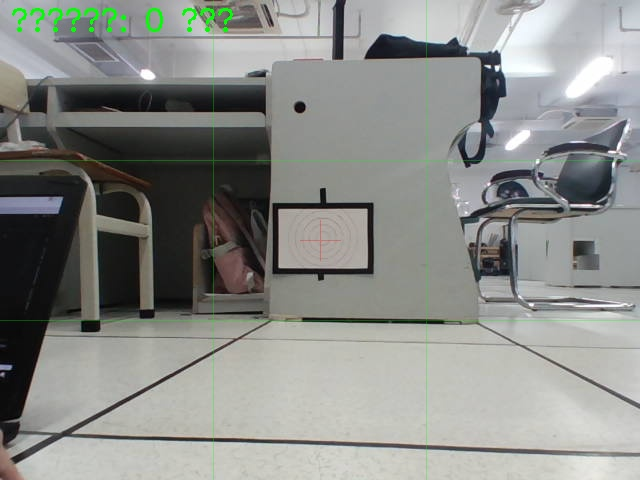
#> input picture data/images/target/target_00.jpg, 640 x 480 px; its folder holds only this picture in this run
$ python filter_calibration_images.py
#> lines starting #> are read from the running program, lines starting #| are printed output that depends on the picture; after the words box and inside, x2 and y2 are one past the last pixel; in counts of white or black regions, pixels touching at a corner belong together
#> in evaluate_image_quality, img is the input picture: shape (480, 640, 3); mean B, G, R 136.1, 139.8, 137.8
# filter_calibration_images_fixed.py - 修正版：不依赖旧标定结果

import cv2
import numpy as np
import glob
import os
import shutil
from datetime import datetime

# ========== 配置 ==========
IMAGE_DIR = "/home/yln/elc25e/data/images/target"
OUTPUT_GOOD_DIR = os.path.join(IMAGE_DIR, "good_images")
OUTPUT_BAD_DIR = os.path.join(IMAGE_DIR, "bad_images")
OUTPUT_MANUAL_DIR = os.path.join(IMAGE_DIR, "manual_check")  # 需要手动检查的

# A4靶子尺寸
TARGET_WIDTH = 0.263   # 米
TARGET_HEIGHT = 0.174  # 米

# 创建输出目录
os.makedirs(OUTPUT_GOOD_DIR, exist_ok=True)
os.makedirs(OUTPUT_BAD_DIR, exist_ok=True)
os.makedirs(OUTPUT_MANUAL_DIR, exist_ok=True)

# ========== 靶子检测函数（和标定程序一致）==========
def find_target_corners(frame, debug=False):
    """
    找到靶子的四个角点，返回顺序：左上->右上->右下->左下
    """
#> called with debug = False
    gray = cv2.cvtColor(frame, cv2.COLOR_BGR2GRAY)
    blurred = cv2.GaussianBlur(gray, (5, 5), 0)
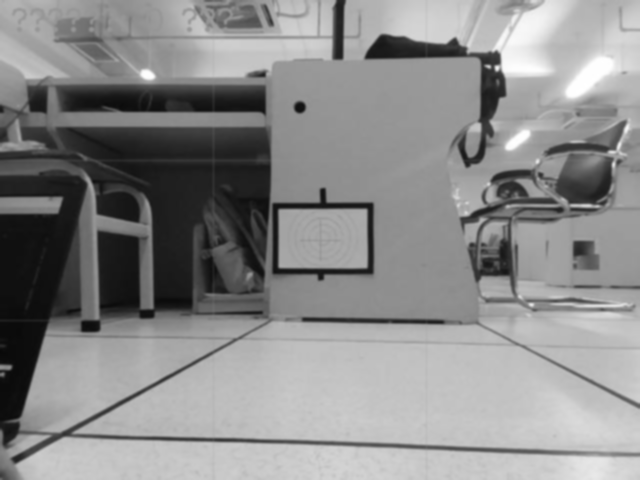
#> blurred: shape (480, 640); min 8, max 255, mean 138.8
    _, binary = cv2.threshold(blurred, 0, 255, cv2.THRESH_BINARY_INV + cv2.THRESH_OTSU)
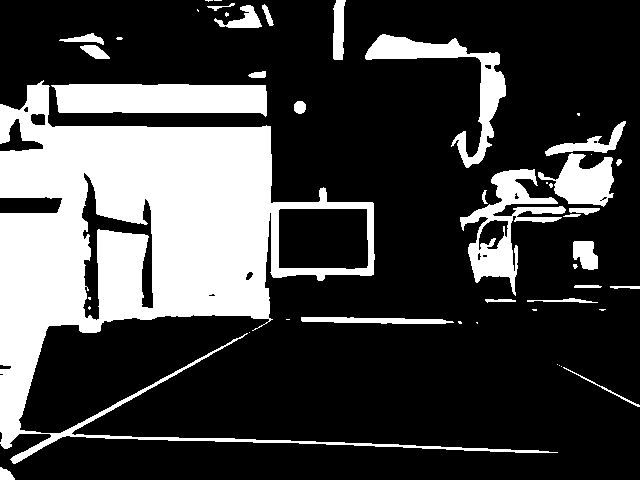
#> binary: shape (480, 640); 26% white; 47 white regions (21 under 20 px), largest, box (x1, y1, x2, y2) and area: (0, 80, 558, 464) 58192, (51, 84, 267, 117) 5999, (460, 169, 566, 296) 4141

    kernel = np.ones((3, 3), np.uint8)
    binary = cv2.morphologyEx(binary, cv2.MORPH_CLOSE, kernel)
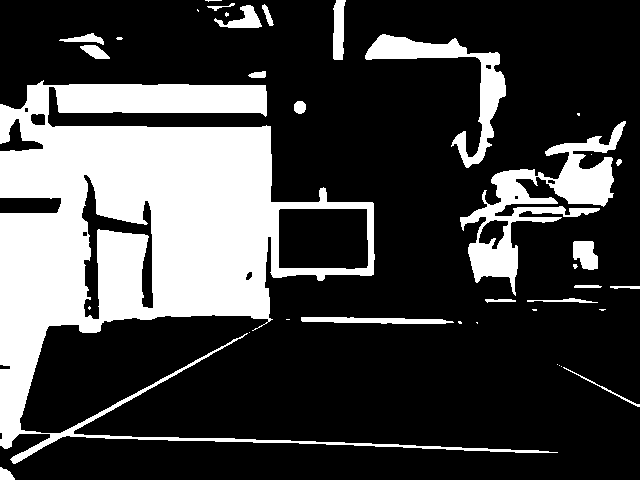
#> binary: shape (480, 640); 26.1% white; 37 white regions (17 under 20 px), largest, box (x1, y1, x2, y2) and area: (0, 80, 558, 464) 64338, (460, 121, 626, 296) 7709, (365, 34, 506, 168) 3904
    binary = cv2.morphologyEx(binary, cv2.MORPH_OPEN, kernel)
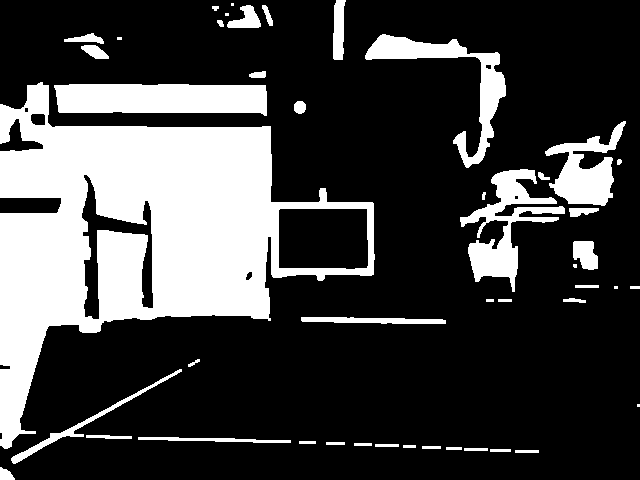
#> binary: shape (480, 640); 25.8% white; 46 white regions (6 under 20 px)

    contours_result = cv2.findContours(binary, cv2.RETR_LIST, cv2.CHAIN_APPROX_SIMPLE)
#> contours_result = 53 contours, 13 with area under 20; largest, box (x1, y1, x2, y2) and area: (0, 82, 375, 449) 63102, (54, 84, 267, 116) 5754, (278, 208, 369, 270) 5372, (460, 169, 565, 292) 3834, (365, 34, 506, 168) 3614
    if len(contours_result) == 3:
        contours = contours_result[1]
    else:
        contours = contours_result[0]
#> contours has the same summary as contours_result

    best_corners = None
    best_area = 0
    best_ratio = 0

    for contour in contours:
        area = cv2.contourArea(contour)
        if area < 5000 or area > 500000:
            continue

        peri = cv2.arcLength(contour, True)
        approx = cv2.approxPolyDP(contour, 0.02 * peri, True)

        if len(approx) != 4:
            continue

        points = approx.reshape(4, 2).astype(np.float32)

        if not cv2.isContourConvex(approx):
            continue

        rect = np.zeros((4, 2), dtype=np.float32)
        s = points.sum(axis=1)
        rect[0] = points[np.argmin(s)]
        rect[2] = points[np.argmax(s)]
        diff = np.diff(points, axis=1)
        rect[1] = points[np.argmin(diff)]
        rect[3] = points[np.argmax(diff)]

        # 计算长宽比
        w1 = np.linalg.norm(rect[0] - rect[1])
        w2 = np.linalg.norm(rect[2] - rect[3])
        h1 = np.linalg.norm(rect[0] - rect[3])
        h2 = np.linalg.norm(rect[1] - rect[2])

        w = (w1 + w2) / 2
        h = (h1 + h2) / 2

        if w == 0 or h == 0:
            continue

        ratio = max(w, h) / min(w, h)

        # A4纸比例约1.5，放宽到1.2-1.8
        if 1.2 <= ratio <= 1.8:
            # 检查四个角是否在图像内
            if np.all(rect >= 0) and np.all(rect[:, 0] < frame.shape[1]) and np.all(rect[:, 1] < frame.shape[0]):
                if area > best_area:
                    best_area = area
                    best_corners = rect
                    best_ratio = ratio
#> this loop made 53 passes
#> (area, peri, s, diff, w1, w2, h1) on pass 27: (5371.5, 296.7, [488, 574, 634, 547], [-68, -158, -100, -11], 88.02, 88.01, 58.01)
#> area on passes 1, 12, 13, 15, 16, 17: 111.5, 338, 95, 780.5, 24, 609
#> after the loop, best_area = 5371.5; best_ratio = 1.5

    if debug:
        return best_corners, binary

    return best_corners

# ========== 评估图片质量 ==========
def evaluate_image_quality(img_path):
    """评估单张图片的角点检测质量"""
    img = cv2.imread(img_path)
    if img is None:
        return None, "无法读取图片"

    # 尝试检测角点
    corners = find_target_corners(img)
#> corners = [[278, 210], [366, 208], [367, 267], [279, 268]]
    if corners is None:
        # 尝试预处理
        gray = cv2.cvtColor(img, cv2.COLOR_BGR2GRAY)
        clahe = cv2.createCLAHE(clipLimit=2.0, tileGridSize=(8, 8))
        enhanced = clahe.apply(gray)
        enhanced_bgr = cv2.cvtColor(enhanced, cv2.COLOR_GRAY2BGR)
        corners = find_target_corners(enhanced_bgr)

    if corners is None:
        return None, "未检测到靶子"

    # 计算角点质量指标
    # 1. 检查四个角是否都在图像内
    h, w = img.shape[:2]
#> h = 480; w = 640
    if not (np.all(corners[:, 0] >= 0) and np.all(corners[:, 0] < w) and
            np.all(corners[:, 1] >= 0) and np.all(corners[:, 1] < h)):
        return None, "角点超出图像边界"

    # 2. 检查长宽比
    w1 = np.linalg.norm(corners[0] - corners[1])
#> w1 = 88.02
    w2 = np.linalg.norm(corners[2] - corners[3])
#> w2 = 88.01
    h1 = np.linalg.norm(corners[0] - corners[3])
#> h1 = 58.01
    h2 = np.linalg.norm(corners[1] - corners[2])
#> h2 = 59.01
    avg_w = (w1 + w2) / 2
#> avg_w = 88.01
    avg_h = (h1 + h2) / 2
#> avg_h = 58.51
    ratio = max(avg_w, avg_h) / min(avg_w, avg_h) if min(avg_w, avg_h) > 0 else 0
#> ratio = 1.5

    if not (1.2 <= ratio <= 1.8):
        return None, f"长宽比异常: {ratio:.2f}"

    # 3. 检查面积（太小或太大都说明检测不准确）
    area = cv2.contourArea(corners.astype(np.float32))
#> area = 5149.5
    if area < 10000 or area > 300000:
        return None, f"面积异常: {area:.0f}px²"

    # 4. 检查凸性（四个角是否构成凸四边形）
    if not cv2.isContourConvex(corners.astype(np.int32).reshape(4, 1, 2)):
        return None, "不是凸四边形"

    # 5. 计算角点检测的稳定性（四个角的排序是否正确）
    # 计算四边形各边长度
    sides = []
    for i in range(4):
        side = np.linalg.norm(corners[i] - corners[(i+1)%4])
        sides.append(side)

    # 检查对边是否平行（近似）
    # 不严格要求平行，但差异不能太大
    if max(sides[0], sides[2]) / min(sides[0], sides[2]) > 2.0:
        return None, "对边长度差异过大"
    if max(sides[1], sides[3]) / min(sides[1], sides[3]) > 2.0:
        return None, "对边长度差异过大"

    # 计算综合评分（面积越大、长宽比越接近1.5，分数越高）
    area_score = min(area / 100000, 1.0)  # 面积归一化
    ratio_score = 1.0 - abs(ratio - 1.5) / 0.6  # 越接近1.5越好
    ratio_score = max(0, min(1, ratio_score))

    quality_score = 0.7 * area_score + 0.3 * ratio_score

    return corners, quality_score

# ========== 主程序 ==========
print("=" * 60)
print("         标定图片筛选工具（修正版）")
print("=" * 60)

# 收集图片
images = []
for ext in ['*.jpg', '*.jpeg', '*.png', '*.JPG', '*.JPEG', '*.PNG']:
    images.extend(glob.glob(os.path.join(IMAGE_DIR, ext)))

if len(images) == 0:
    print(f"错误：目录 {IMAGE_DIR} 中没有找到图片")
    exit()

print(f"\n找到 {len(images)} 张图片")
print("正在评估图片质量...\n")

good_images = []
bad_images = []
manual_check = []
quality_scores = []

for idx, fname in enumerate(images):
    basename = os.path.basename(fname)

    # 评估图片
    result = evaluate_image_quality(fname)

    if result[0] is None:
        reason = result[1]
#> reason = '面积异常: 5150px²'
        bad_images.append((fname, reason))
        print(f"✗ [{idx+1:2d}/{len(images)}] {basename}: {reason}")
#| ✗ [ 1/2] target_00.jpg: 面积异常: 5150px²
        continue

    corners, quality_score = result
    quality_scores.append(quality_score)

    # 绘制检测结果
    img = cv2.imread(fname)
    display = img.copy()

    for i, pt in enumerate(corners):
        pt_int = tuple(pt.astype(int))
        color = (0, 255, 0) if quality_score > 0.6 else (0, 255, 255)
        cv2.circle(display, pt_int, 8, color, 2)
        cv2.putText(display, str(i), (pt_int[0] + 10, pt_int[1] - 10),
                   cv2.FONT_HERSHEY_SIMPLEX, 0.5, color, 2)

    # 连接角点
    for i in range(4):
        cv2.line(display,
                tuple(corners[i].astype(int)),
                tuple(corners[(i+1)%4].astype(int)),
                (0, 255, 255), 2)

    # 显示评分
    cv2.putText(display, f"Score: {quality_score:.3f}", (10, 30),
               cv2.FONT_HERSHEY_SIMPLEX, 0.6, (0, 255, 0), 2)
    cv2.putText(display, basename, (10, 55),
               cv2.FONT_HERSHEY_SIMPLEX, 0.5, (255, 255, 255), 1)

    # 根据评分分类
    if quality_score > 0.7:
        # 好图片
        good_images.append(fname)
        cv2.putText(display, "GOOD", (display.shape[1]-120, 30),
                   cv2.FONT_HERSHEY_SIMPLEX, 0.8, (0, 255, 0), 2)
        dest_dir = OUTPUT_GOOD_DIR
        print(f"✓ [{idx+1:2d}/{len(images)}] {basename}: 质量 {quality_score:.3f} (好)")
    elif quality_score > 0.5:
        # 需要手动检查
        manual_check.append(fname)
        cv2.putText(display, "CHECK", (display.shape[1]-120, 30),
                   cv2.FONT_HERSHEY_SIMPLEX, 0.8, (0, 255, 255), 2)
        dest_dir = OUTPUT_MANUAL_DIR
        print(f"? [{idx+1:2d}/{len(images)}] {basename}: 质量 {quality_score:.3f} (需检查)")
    else:
        # 差图片
        bad_images.append((fname, f"质量评分 {quality_score:.3f}"))
        cv2.putText(display, "BAD", (display.shape[1]-120, 30),
                   cv2.FONT_HERSHEY_SIMPLEX, 0.8, (0, 0, 255), 2)
        dest_dir = OUTPUT_BAD_DIR
        print(f"✗ [{idx+1:2d}/{len(images)}] {basename}: 质量 {quality_score:.3f} (差)")

    # 保存标记后的图片
    cv2.imwrite(os.path.join(dest_dir, basename), display)

# ========== 统计报告 ==========
print("\n" + "=" * 60)
print("                    筛选结果")
print("=" * 60)
print(f"总图片数: {len(images)}")
print(f"好图片: {len(good_images)} (质量 > 0.7)")
print(f"需检查: {len(manual_check)} (0.5 < 质量 ≤ 0.7)")
print(f"差图片: {len(bad_images)} (质量 ≤ 0.5)")
#| 差图片: 2 (质量 ≤ 0.5)

if quality_scores:
    print(f"\n质量评分统计:")
    print(f"  平均分: {np.mean(quality_scores):.3f}")
    print(f"  最高分: {np.max(quality_scores):.3f}")
    print(f"  最低分: {np.min(quality_scores):.3f}")
    print(f"  标准差: {np.std(quality_scores):.3f}")

print(f"\n文件已保存到:")
print(f"  好图片: {OUTPUT_GOOD_DIR}")
print(f"  需检查: {OUTPUT_MANUAL_DIR}")
print(f"  差图片: {OUTPUT_BAD_DIR}")

# ========== 交互式检查 ==========
if manual_check:
    print(f"\n发现 {len(manual_check)} 张需要手动检查的图片")
    print("是否逐张查看并决定保留或删除？(y/N): ", end="")
    response = input().strip().lower()

    if response == 'y':
        print("\n按 [d] 删除  [s] 保留  [ESC] 退出")

        for fname in manual_check:
            basename = os.path.basename(fname)
            img = cv2.imread(os.path.join(OUTPUT_MANUAL_DIR, basename))
            if img is None:
                continue

            cv2.imshow('Manual Check', img)
            print(f"\n当前: {basename}")

            while True:
                key = cv2.waitKey(0) & 0xFF
                if key == 27:  # ESC
                    print("退出检查")
                    break
                elif key == ord('d') or key == ord('D'):
                    # 移动到bad目录
                    shutil.move(os.path.join(OUTPUT_MANUAL_DIR, basename),
                               os.path.join(OUTPUT_BAD_DIR, basename))
                    print(f"  ✗ 已标记为差: {basename}")
                    break
                elif key == ord('s') or key == ord('S'):
                    # 移动到good目录
                    shutil.move(os.path.join(OUTPUT_MANUAL_DIR, basename),
                               os.path.join(OUTPUT_GOOD_DIR, basename))
                    print(f"  ✓ 已标记为好: {basename}")
                    break

        cv2.destroyAllWindows()

# ========== 最终统计 ==========
# 重新统计文件数
good_final = glob.glob(os.path.join(OUTPUT_GOOD_DIR, "*.jpg")) + \
             glob.glob(os.path.join(OUTPUT_GOOD_DIR, "*.png"))
bad_final = glob.glob(os.path.join(OUTPUT_BAD_DIR, "*.jpg")) + \
            glob.glob(os.path.join(OUTPUT_BAD_DIR, "*.png"))

print("\n" + "=" * 60)
print("                    最终统计")
print("=" * 60)
print(f"好图片: {len(good_final)} 张")
print(f"差图片: {len(bad_final)} 张")

if len(good_final) >= 10:
    print(f"\n✓ 已有 {len(good_final)} 张好图片，可以进行标定")
    print(f"  好图片目录: {OUTPUT_GOOD_DIR}")
    print("\n建议：")
    print("  1. 将这些好图片复制到原始目录，或修改标定程序的 IMAGE_DIR")
    print("  2. 重新运行 calibrate_with_target.py")
else:
    print(f"\n✗ 好图片只有 {len(good_final)} 张（需要至少10张）")
    print("建议：")
    print("  1. 重新拍摄更多图片")
    print("  2. 确保靶子在图片中清晰可见")
    print("  3. 背景尽量简单，与白色A4纸形成对比")

print("\n程序结束")
